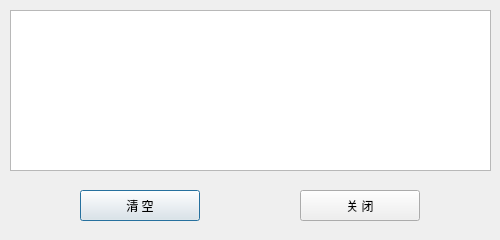
<?xml version="1.0" encoding="UTF-8"?>
<ui version="4.0">
 <class>DialogDebug</class>
 <widget class="QDialog" name="DialogDebug">
  <property name="geometry">
   <rect>
    <x>0</x>
    <y>0</y>
    <width>500</width>
    <height>240</height>
   </rect>
  </property>
  <property name="windowTitle">
   <string>Dialog</string>
  </property>
  <widget class="QTextBrowser" name="textBrowser">
   <property name="geometry">
    <rect>
     <x>10</x>
     <y>10</y>
     <width>481</width>
     <height>161</height>
    </rect>
   </property>
  </widget>
  <widget class="QPushButton" name="pushButton_Clear">
   <property name="geometry">
    <rect>
     <x>80</x>
     <y>190</y>
     <width>120</width>
     <height>31</height>
    </rect>
   </property>
   <property name="text">
    <string>清 空</string>
   </property>
  </widget>
  <widget class="QPushButton" name="pushButton_Close">
   <property name="geometry">
    <rect>
     <x>300</x>
     <y>190</y>
     <width>120</width>
     <height>31</height>
    </rect>
   </property>
   <property name="text">
    <string>关 闭</string>
   </property>
  </widget>
 </widget>
 <resources/>
 <connections/>
</ui>
